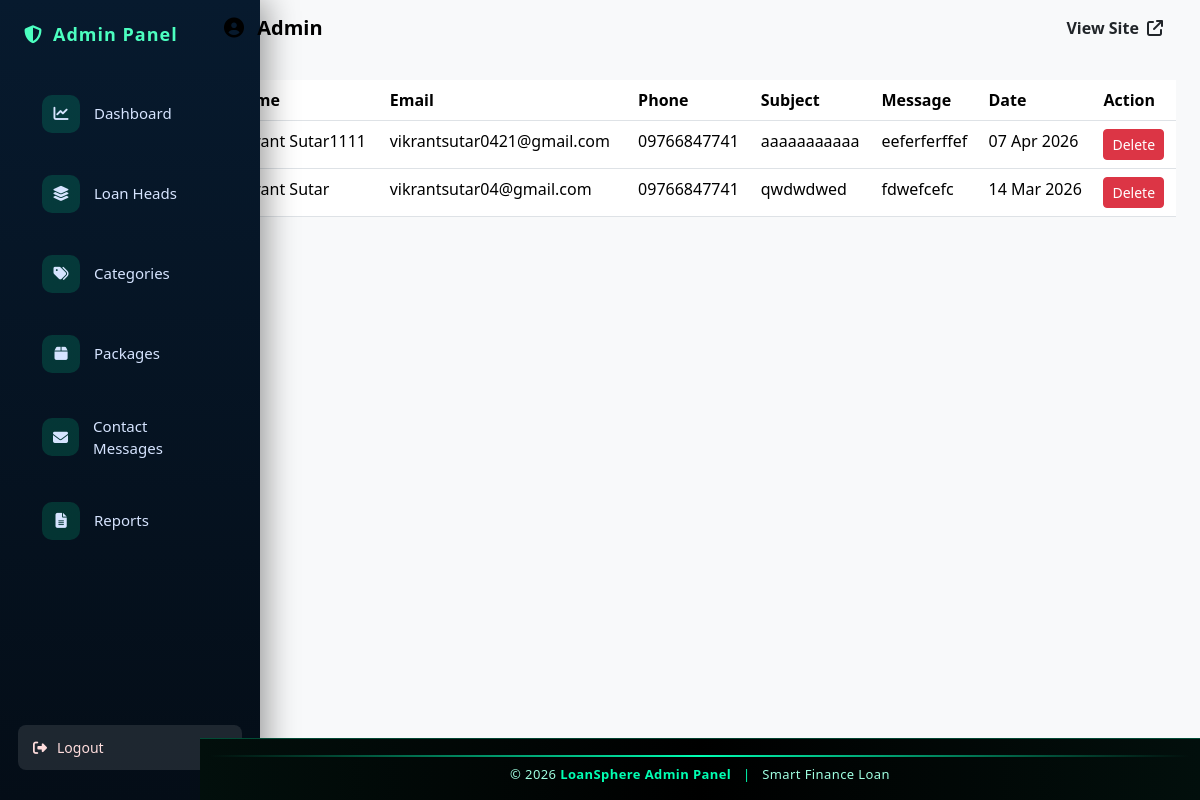
Page /admin-panel/contacts/ on the committed database.
### smart_finance/models.py (models this page shows)
class ContactMessage(models.Model):
    name = models.CharField(max_length=150)
    email = models.EmailField()
    phone = models.CharField(max_length=15)
    subject = models.CharField(max_length=200)
    message = models.TextField()
    created_at = models.DateTimeField(auto_now_add=True)

### admin_panel/views.py (the view)
# urls.py: path("contacts/", views.contact_list, name="contact_list"),
def contact_list(request):
    contacts = ContactMessage.objects.all().order_by("-created_at")
    return render(
        request,
        "admin_panel/contact_list.html",
        {"contacts": contacts}
    )

### admin_panel/templates/admin_panel/contact_list.html
{% extends "admin_panel/base_admin.html" %}
{% block content %}
<table class="table">
<thead>
<tr>
<th>Name</th>
<th>Email</th>
<th>Phone</th>
<th>Subject</th>
<th>Message</th>
<th>Date</th>
<th>Action</th>
</tr>
</thead>
<tbody>
{% for contact in contacts %}
<tr>
<td>{{ contact.name }}</td>
<td>{{ contact.email }}</td>
<td>{{ contact.phone }}</td>
<td>{{ contact.subject }}</td>
<td>{{ contact.message }}</td>
<td>{{ contact.created_at|date:"d M Y" }}</td>
<td>
<a href="{% url 'admin_panel:contact_delete' contact.id %}"
   class="btn btn-danger btn-sm"
   onclick="return confirm('Delete this message?')">
Delete
</a>
</td>
</tr>
{% endfor %}
</tbody>
</table>
{% endblock %}

### static/css/admin.css (style rules this page uses)
* { margin:0; padding:0; box-sizing:border-box; }
body { background:#040d17; font-family: 'Segoe UI', sans-serif; }
html, body { height: 100%; overflow-y: auto; }
.table tbody tr { transition: 0.3s; }

### rows in the picture
ContactMessage: name "Vikrant Sutar1111", email "vikrantsutar0421@gmail.com", phone "09766847741", subject "aaaaaaaaaaa", message "eeferferffef", created_at "07 Apr 2026"
ContactMessage: name "Vikrant Sutar", email "vikrantsutar04@gmail.com", phone "09766847741", subject "qwdwdwed", message "fdwefcefc", created_at "14 Mar 2026"

### other values in the picture
{{ year|default:2026 }} "2026"
